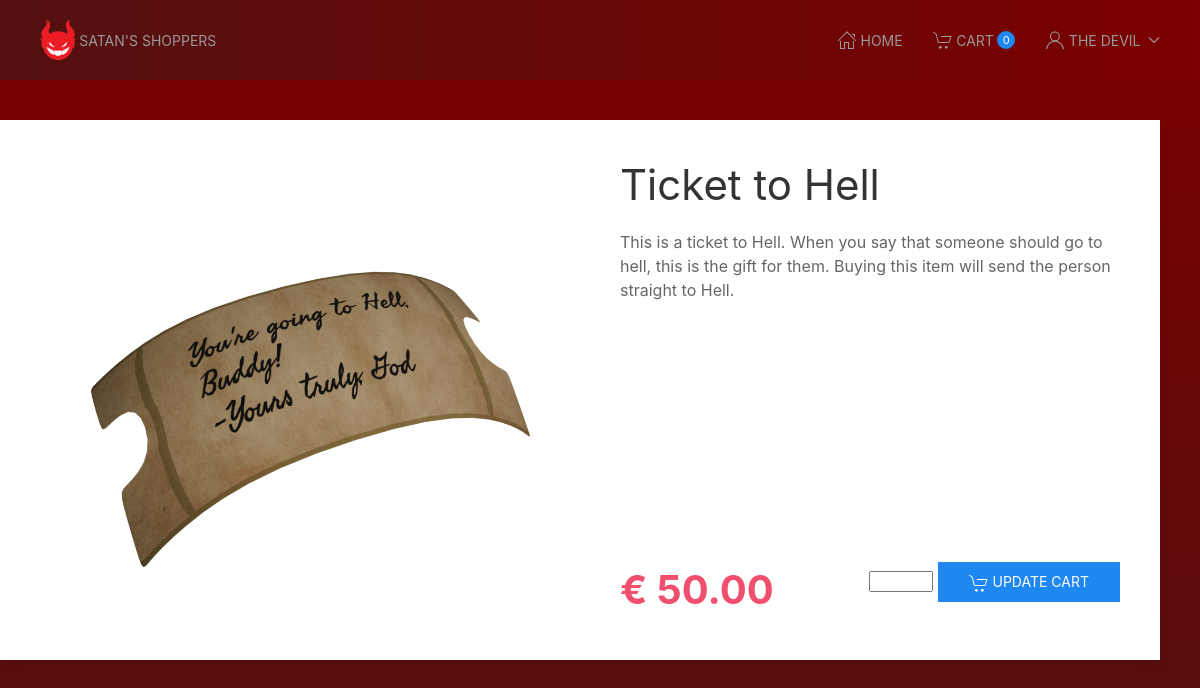
The page /dev/product.php?id=2 (signed in) on the database its author committed.
### tables this page shows
CREATE TABLE `products` (
  `id` int(11) NOT NULL,
  `price` decimal(6,2) NOT NULL,
  `name` varchar(255) NOT NULL,
  `description` varchar(255) NOT NULL,
  `image` varchar(255) NOT NULL,
  `category_id` int(255) NOT NULL
);

### dev/product.php (the view)
<?php
include_once("templates/head.inc.php");
$product = null;
$quantity = 1;
if(isset($_GET['id'])){
	$statement = $conn->prepare("SELECT name, price, description, image FROM products WHERE id = ?");
	$statement->execute([$_GET['id']]);
	$product = $statement->fetch();
	if(!empty($_SESSION["username"]) || isset($_SESSION["username"])){
		$statement = $conn->prepare("SELECT id FROM users WHERE username = ?");
		$statement->execute([$_SESSION["username"]]);
		$user_id = $statement->fetch();
		if(!empty($user_id)){
			$statement = $conn->prepare("SELECT id FROM `shopping-cart` WHERE user_id = ?");
			$statement->execute([$user_id['id']]);
			$cart_id = $statement->fetch();
			if(!empty($cart_id)){
				$statement = $conn->prepare("SELECT amount FROM `cart-items` WHERE cart_id = ? AND product_id = ?");
				$statement->execute([$cart_id['id'], $_GET['id']]);
				$quantity = $statement->fetch();
			}
		}
	}
}
?>
      <main class="uk-container uk-padding">
         <div class="uk-grid">
            <section class="uk-width-1">
               <div class="uk-grid uk-card uk-card-default">
                  <section class="uk-width-1-2 uk-card-media-left">
<?php if(!empty($product) && isset($product)): ?>
                     <img src="<?= 'img/' . $product['image']; ?>" class="" alt="" title="" />
                  </section>
                  <section class="uk-width-1-2 uk-card-body uk-flex uk-flex-column uk-flex-between">
                     <div class="">
                        <h1><?= $product['name']; ?></h1>
                        <p class="">
<?= $product["description"]; ?>
                        </p>
                     </div>
                     <div class="uk-flex uk-flex-between uk-flex-middle">
                        <div class="price-block">
                           <p class="product-view__price uk-text-bold uk-text-danger uk-text-left uk-text-bolder">&euro; <?= $product["price"]; ?></p>
                        </div>
                        <div>
<?php if(!empty($_SESSION["username"])):  ?>
			   <form method="POST" action="src/Formhandlers/Product_handler.php?id=<?= $_GET['id'] ?>" "uk-width-1-1 uk-flex uk-flex-center">
			   <input type="number" name="quantity" value="<?= $quantity; ?>" min="1" max="666">
                           <button class="uk-button uk-button-primary" type="submit">
                              <span uk-icon="icon: cart"></span>
                              Update Cart
                           </button>
</form>
<?php endif; ?>
                        </div>
                     </div>
<?php
else:
	echo "<h1><br>Product not found</h1><br><br><br><br><br><br><br><br><br><br><br><br><br><br><br><br><br><br>";
endif;
?>
                  </section>
               </div>
            </section>
         </div>
      </main>
<?php
include_once("templates/foot.inc.php");

### dev/css/style.css (style rules this page uses)
.product-view__price { font-size: 2.5rem; margin: 0; }

### rows shown on the page
products: image (picture), name "Ticket to Hell", description "This is a ticket to Hell. When you say that someone should go to hell, this is the gift for them. Buying this item will send the person straight to Hell.", price "50.00"

### other values the page prints
$total_products['SUM(amount)'] "0"
$_SESSION["username"] "THE DEVIL"
